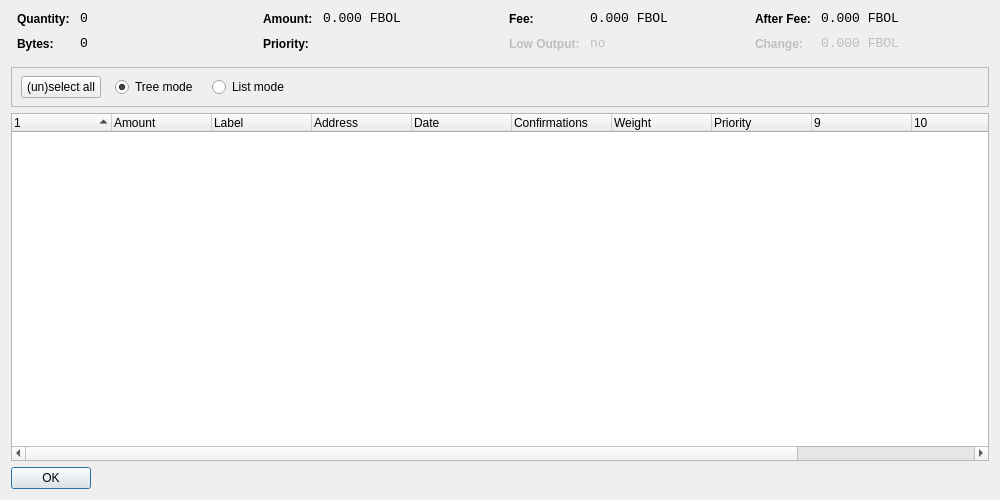
<?xml version="1.0" encoding="UTF-8"?>
<ui version="4.0">
 <class>CoinControlDialog</class>
 <widget class="QWidget" name="CoinControlDialog">
  <property name="geometry">
   <rect>
    <x>0</x>
    <y>0</y>
    <width>1000</width>
    <height>500</height>
   </rect>
  </property>
  <property name="windowTitle">
   <string>Coin Control</string>
  </property>
  <layout class="QVBoxLayout" name="verticalLayout">
   <item>
    <layout class="QHBoxLayout" name="horizontalLayoutTop" stretch="0,0,0,0">
     <property name="topMargin">
      <number>0</number>
     </property>
     <property name="bottomMargin">
      <number>10</number>
     </property>
     <item>
      <layout class="QFormLayout" name="formLayoutCoinControl1">
       <property name="horizontalSpacing">
        <number>10</number>
       </property>
       <property name="verticalSpacing">
        <number>10</number>
       </property>
       <property name="leftMargin">
        <number>6</number>
       </property>
       <property name="rightMargin">
        <number>6</number>
       </property>
       <item row="0" column="0">
        <widget class="QLabel" name="labelCoinControlQuantityText">
         <property name="styleSheet">
          <string notr="true">font-weight:bold;</string>
         </property>
         <property name="text">
          <string>Quantity:</string>
         </property>
        </widget>
       </item>
       <item row="0" column="1">
        <widget class="QLabel" name="labelCoinControlQuantity">
         <property name="font">
          <font>
           <family>Monospace</family>
           <pointsize>10</pointsize>
          </font>
         </property>
         <property name="cursor">
          <cursorShape>IBeamCursor</cursorShape>
         </property>
         <property name="contextMenuPolicy">
          <enum>Qt::ActionsContextMenu</enum>
         </property>
         <property name="text">
          <string notr="true">0</string>
         </property>
         <property name="textInteractionFlags">
          <set>Qt::LinksAccessibleByMouse|Qt::TextSelectableByKeyboard|Qt::TextSelectableByMouse</set>
         </property>
        </widget>
       </item>
       <item row="1" column="0">
        <widget class="QLabel" name="labelCoinControlBytesText">
         <property name="styleSheet">
          <string notr="true">font-weight:bold;</string>
         </property>
         <property name="text">
          <string>Bytes:</string>
         </property>
        </widget>
       </item>
       <item row="1" column="1">
        <widget class="QLabel" name="labelCoinControlBytes">
         <property name="font">
          <font>
           <family>Monospace</family>
           <pointsize>10</pointsize>
          </font>
         </property>
         <property name="cursor">
          <cursorShape>IBeamCursor</cursorShape>
         </property>
         <property name="contextMenuPolicy">
          <enum>Qt::ActionsContextMenu</enum>
         </property>
         <property name="text">
          <string notr="true">0</string>
         </property>
         <property name="textInteractionFlags">
          <set>Qt::LinksAccessibleByMouse|Qt::TextSelectableByKeyboard|Qt::TextSelectableByMouse</set>
         </property>
        </widget>
       </item>
      </layout>
     </item>
     <item>
      <layout class="QFormLayout" name="formLayoutCoinControl2">
       <property name="horizontalSpacing">
        <number>10</number>
       </property>
       <property name="verticalSpacing">
        <number>10</number>
       </property>
       <property name="leftMargin">
        <number>6</number>
       </property>
       <property name="rightMargin">
        <number>6</number>
       </property>
       <item row="0" column="0">
        <widget class="QLabel" name="labelCoinControlAmountText">
         <property name="styleSheet">
          <string notr="true">font-weight:bold;</string>
         </property>
         <property name="text">
          <string>Amount:</string>
         </property>
        </widget>
       </item>
       <item row="0" column="1">
        <widget class="QLabel" name="labelCoinControlAmount">
         <property name="font">
          <font>
           <family>Monospace</family>
           <pointsize>10</pointsize>
          </font>
         </property>
         <property name="cursor">
          <cursorShape>IBeamCursor</cursorShape>
         </property>
         <property name="contextMenuPolicy">
          <enum>Qt::ActionsContextMenu</enum>
         </property>
         <property name="text">
          <string notr="true">0.000 FBOL</string>
         </property>
         <property name="textInteractionFlags">
          <set>Qt::LinksAccessibleByMouse|Qt::TextSelectableByKeyboard|Qt::TextSelectableByMouse</set>
         </property>
        </widget>
       </item>
       <item row="1" column="0">
        <widget class="QLabel" name="labelCoinControlPriorityText">
         <property name="styleSheet">
          <string notr="true">font-weight:bold;</string>
         </property>
         <property name="text">
          <string>Priority:</string>
         </property>
        </widget>
       </item>
       <item row="1" column="1">
        <widget class="QLabel" name="labelCoinControlPriority">
         <property name="font">
          <font>
           <family>Monospace</family>
           <pointsize>10</pointsize>
          </font>
         </property>
         <property name="cursor">
          <cursorShape>IBeamCursor</cursorShape>
         </property>
         <property name="contextMenuPolicy">
          <enum>Qt::ActionsContextMenu</enum>
         </property>
         <property name="text">
          <string/>
         </property>
         <property name="textInteractionFlags">
          <set>Qt::LinksAccessibleByMouse|Qt::TextSelectableByKeyboard|Qt::TextSelectableByMouse</set>
         </property>
        </widget>
       </item>
      </layout>
     </item>
     <item>
      <layout class="QFormLayout" name="formLayoutCoinControl3">
       <property name="horizontalSpacing">
        <number>10</number>
       </property>
       <property name="verticalSpacing">
        <number>10</number>
       </property>
       <property name="leftMargin">
        <number>6</number>
       </property>
       <property name="rightMargin">
        <number>6</number>
       </property>
       <item row="0" column="0">
        <widget class="QLabel" name="labelCoinControlFeeText">
         <property name="styleSheet">
          <string notr="true">font-weight:bold;</string>
         </property>
         <property name="text">
          <string>Fee:</string>
         </property>
        </widget>
       </item>
       <item row="0" column="1">
        <widget class="QLabel" name="labelCoinControlFee">
         <property name="font">
          <font>
           <family>Monospace</family>
           <pointsize>10</pointsize>
          </font>
         </property>
         <property name="cursor">
          <cursorShape>IBeamCursor</cursorShape>
         </property>
         <property name="contextMenuPolicy">
          <enum>Qt::ActionsContextMenu</enum>
         </property>
         <property name="text">
          <string notr="true">0.000 FBOL</string>
         </property>
         <property name="textInteractionFlags">
          <set>Qt::LinksAccessibleByMouse|Qt::TextSelectableByKeyboard|Qt::TextSelectableByMouse</set>
         </property>
        </widget>
       </item>
       <item row="1" column="0">
        <widget class="QLabel" name="labelCoinControlLowOutputText">
         <property name="enabled">
          <bool>false</bool>
         </property>
         <property name="styleSheet">
          <string notr="true">font-weight:bold;</string>
         </property>
         <property name="text">
          <string>Low Output:</string>
         </property>
        </widget>
       </item>
       <item row="1" column="1">
        <widget class="QLabel" name="labelCoinControlLowOutput">
         <property name="enabled">
          <bool>false</bool>
         </property>
         <property name="font">
          <font>
           <family>Monospace</family>
           <pointsize>10</pointsize>
          </font>
         </property>
         <property name="cursor">
          <cursorShape>IBeamCursor</cursorShape>
         </property>
         <property name="contextMenuPolicy">
          <enum>Qt::ActionsContextMenu</enum>
         </property>
         <property name="text">
          <string>no</string>
         </property>
         <property name="textInteractionFlags">
          <set>Qt::LinksAccessibleByMouse|Qt::TextSelectableByKeyboard|Qt::TextSelectableByMouse</set>
         </property>
        </widget>
       </item>
      </layout>
     </item>
     <item>
      <layout class="QFormLayout" name="formLayoutCoinControl4">
       <property name="horizontalSpacing">
        <number>10</number>
       </property>
       <property name="verticalSpacing">
        <number>10</number>
       </property>
       <property name="leftMargin">
        <number>6</number>
       </property>
       <property name="rightMargin">
        <number>6</number>
       </property>
       <item row="0" column="0">
        <widget class="QLabel" name="labelCoinControlAfterFeeText">
         <property name="styleSheet">
          <string notr="true">font-weight:bold;</string>
         </property>
         <property name="text">
          <string>After Fee:</string>
         </property>
        </widget>
       </item>
       <item row="0" column="1">
        <widget class="QLabel" name="labelCoinControlAfterFee">
         <property name="font">
          <font>
           <family>Monospace</family>
           <pointsize>10</pointsize>
          </font>
         </property>
         <property name="cursor">
          <cursorShape>IBeamCursor</cursorShape>
         </property>
         <property name="contextMenuPolicy">
          <enum>Qt::ActionsContextMenu</enum>
         </property>
         <property name="text">
          <string notr="true">0.000 FBOL</string>
         </property>
         <property name="textInteractionFlags">
          <set>Qt::LinksAccessibleByMouse|Qt::TextSelectableByKeyboard|Qt::TextSelectableByMouse</set>
         </property>
        </widget>
       </item>
       <item row="1" column="0">
        <widget class="QLabel" name="labelCoinControlChangeText">
         <property name="enabled">
          <bool>false</bool>
         </property>
         <property name="styleSheet">
          <string notr="true">font-weight:bold;</string>
         </property>
         <property name="text">
          <string>Change:</string>
         </property>
        </widget>
       </item>
       <item row="1" column="1">
        <widget class="QLabel" name="labelCoinControlChange">
         <property name="enabled">
          <bool>false</bool>
         </property>
         <property name="font">
          <font>
           <family>Monospace</family>
           <pointsize>10</pointsize>
          </font>
         </property>
         <property name="cursor">
          <cursorShape>IBeamCursor</cursorShape>
         </property>
         <property name="contextMenuPolicy">
          <enum>Qt::ActionsContextMenu</enum>
         </property>
         <property name="text">
          <string notr="true">0.000 FBOL</string>
         </property>
         <property name="textInteractionFlags">
          <set>Qt::LinksAccessibleByMouse|Qt::TextSelectableByKeyboard|Qt::TextSelectableByMouse</set>
         </property>
        </widget>
       </item>
      </layout>
     </item>
    </layout>
   </item>
   <item>
    <widget class="QFrame" name="frame">
     <property name="minimumSize">
      <size>
       <width>0</width>
       <height>40</height>
      </size>
     </property>
     <property name="frameShape">
      <enum>QFrame::StyledPanel</enum>
     </property>
     <property name="frameShadow">
      <enum>QFrame::Sunken</enum>
     </property>
     <widget class="QWidget" name="horizontalLayoutWidget">
      <property name="geometry">
       <rect>
        <x>10</x>
        <y>0</y>
        <width>781</width>
        <height>41</height>
       </rect>
      </property>
      <layout class="QHBoxLayout" name="horizontalLayoutPanel" stretch="0,0,0,0">
       <property name="spacing">
        <number>14</number>
       </property>
       <item>
        <widget class="QPushButton" name="pushButtonSelectAll">
         <property name="sizePolicy">
          <sizepolicy hsizetype="Maximum" vsizetype="Fixed">
           <horstretch>0</horstretch>
           <verstretch>0</verstretch>
          </sizepolicy>
         </property>
         <property name="text">
          <string>(un)select all</string>
         </property>
        </widget>
       </item>
       <item>
        <widget class="QRadioButton" name="radioTreeMode">
         <property name="sizePolicy">
          <sizepolicy hsizetype="Maximum" vsizetype="Fixed">
           <horstretch>0</horstretch>
           <verstretch>0</verstretch>
          </sizepolicy>
         </property>
         <property name="text">
          <string>Tree mode</string>
         </property>
         <property name="checked">
          <bool>true</bool>
         </property>
        </widget>
       </item>
       <item>
        <widget class="QRadioButton" name="radioListMode">
         <property name="sizePolicy">
          <sizepolicy hsizetype="Maximum" vsizetype="Fixed">
           <horstretch>0</horstretch>
           <verstretch>0</verstretch>
          </sizepolicy>
         </property>
         <property name="text">
          <string>List mode</string>
         </property>
        </widget>
       </item>
       <item>
        <spacer name="horizontalSpacer">
         <property name="orientation">
          <enum>Qt::Horizontal</enum>
         </property>
         <property name="sizeHint" stdset="0">
          <size>
           <width>40</width>
           <height>20</height>
          </size>
         </property>
        </spacer>
       </item>
      </layout>
     </widget>
    </widget>
   </item>
   <item>
    <widget class="CoinControlTreeWidget" name="treeWidget">
     <property name="contextMenuPolicy">
      <enum>Qt::CustomContextMenu</enum>
     </property>
     <property name="sortingEnabled">
      <bool>false</bool>
     </property>
     <property name="columnCount">
      <number>12</number>
     </property>
     <attribute name="headerShowSortIndicator" stdset="0">
      <bool>true</bool>
     </attribute>
     <attribute name="headerStretchLastSection">
      <bool>false</bool>
     </attribute>
     <column>
      <property name="text">
       <string/>
      </property>
     </column>
     <column>
      <property name="text">
       <string>Amount</string>
      </property>
     </column>
     <column>
      <property name="text">
       <string>Label</string>
      </property>
     </column>
     <column>
      <property name="text">
       <string>Address</string>
      </property>
     </column>
     <column>
      <property name="text">
       <string>Date</string>
      </property>
     </column>
     <column>
      <property name="text">
       <string>Confirmations</string>
      </property>
      <property name="toolTip">
       <string>Confirmed</string>
      </property>
     </column>
     <column>
      <property name="text">
       <string>Weight</string>
      </property>
     </column>
     <column>
      <property name="text">
       <string>Priority</string>
      </property>
     </column>
     <column>
      <property name="text">
       <string/>
      </property>
     </column>
     <column>
      <property name="text">
       <string/>
      </property>
     </column>
     <column>
      <property name="text">
       <string/>
      </property>
     </column>
     <column>
      <property name="text">
       <string/>
      </property>
     </column>
    </widget>
   </item>
   <item>
    <widget class="QDialogButtonBox" name="buttonBox">
     <property name="sizePolicy">
      <sizepolicy hsizetype="Maximum" vsizetype="Fixed">
       <horstretch>0</horstretch>
       <verstretch>0</verstretch>
      </sizepolicy>
     </property>
     <property name="orientation">
      <enum>Qt::Horizontal</enum>
     </property>
     <property name="standardButtons">
      <set>QDialogButtonBox::Ok</set>
     </property>
    </widget>
   </item>
  </layout>
 </widget>
 <customwidgets>
  <customwidget>
   <class>CoinControlTreeWidget</class>
   <extends>QTreeWidget</extends>
   <header>coincontroltreewidget.h</header>
  </customwidget>
 </customwidgets>
 <resources/>
 <connections/>
</ui>
